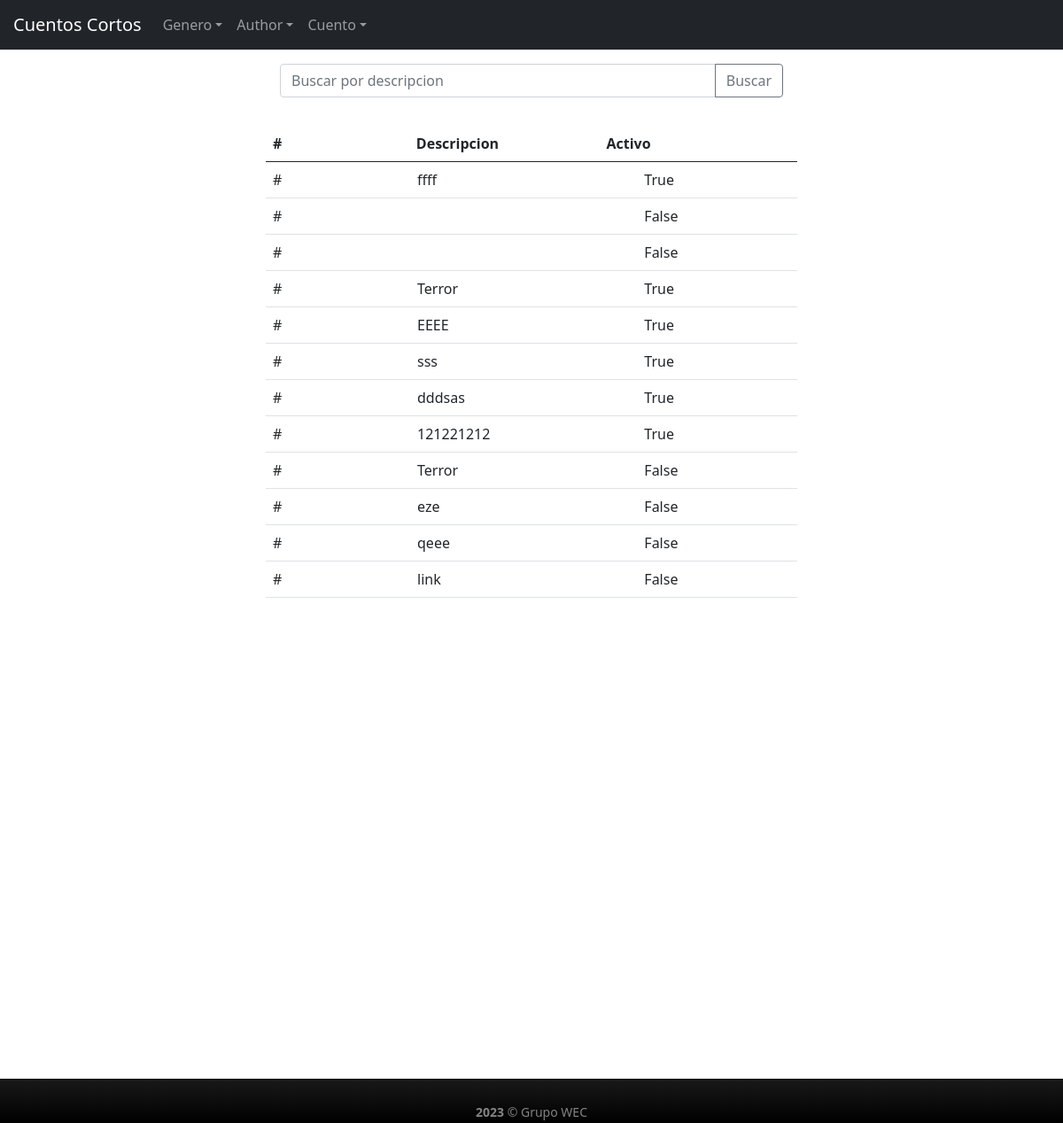
Screenshot of /genero/list with the database file from the repository.
### AppShortStories/models.py (models this page shows)
class Genero(models.Model):
    descripcion = models.CharField(max_length=50)
    estado = models.BooleanField(default = False)

### AppShortStories/views.py (the view)
# urls.py: path('genero/list', BuscarGenero.as_view(), name="genero-list"),
class BuscarGenero(ListView):
    model = Genero
    context_object_name = "generos"
    def get_queryset(self):
        f = BuscarGeneroform(self.request.GET)
        if f.is_valid():
           return Genero.objects.filter(descripcion__icontains =f.data["criterio_descripcion"]).all()
        return Genero.objects.all()

### AppShortStories/templates/AppShortStories/genero_list.html
{% extends "AppShortStories/index.html" %}
{% block body %}
<div class="container w-50 p-3">
    <form>
        <div class="input-group mb-3">
            <input name="criterio_descripcion" maxlength="50" type="text" class="form-control" placeholder="Buscar por descripcion" aria-label="Recipient's username" aria-describedby="button-addon2">
            <button class="btn btn-outline-secondary" type="submit" id="button-addon2">Buscar</button>
          </div>
    </form>
</div>
<div class="container w-50">
    <div class="row justify-content-center align-items-center" id="tabla">
        <table class="table table-hover">
            <thead>
                <tr>
                    <th scope="col">#</th>
                    <th scope="col">Descripcion</th>
                    <th scope="col">Activo</th>
                </tr>
            </thead>
            <tbody>
                {% for genero in generos %}
                <tr>
                    <td>#</td>
                    <td>{{genero.descripcion}}</td>
                    <td>{{genero.estado}}</td>
                </tr>
                {% endfor %}
            </tbody>
        </table>
    </div>
</div>
{% endblock %}

### AppShortStories/static/AppShortStories/css/estilo.css (style rules this page uses)
table { width: 800px; border-spacing: 0; }
tbody, thead tr { display: block; }
tbody { height: 500px; overflow-y: auto; overflow-x: hidden; }
tbody td, thead th { width: 400px; }
thead th:last-child { width: 500px; }

### rows the page displays
Genero: descripcion "ffff", estado "True"
Genero: estado "False"
Genero: estado "False"
Genero: descripcion "Terror", estado "True"
Genero: descripcion "EEEE", estado "True"
Genero: descripcion "sss", estado "True"
Genero: descripcion "dddsas", estado "True"
Genero: descripcion "121221212", estado "True"
Genero: descripcion "Terror", estado "False"
Genero: descripcion "eze", estado "False"
Genero: descripcion "qeee", estado "False"
Genero: descripcion "link", estado "False"
